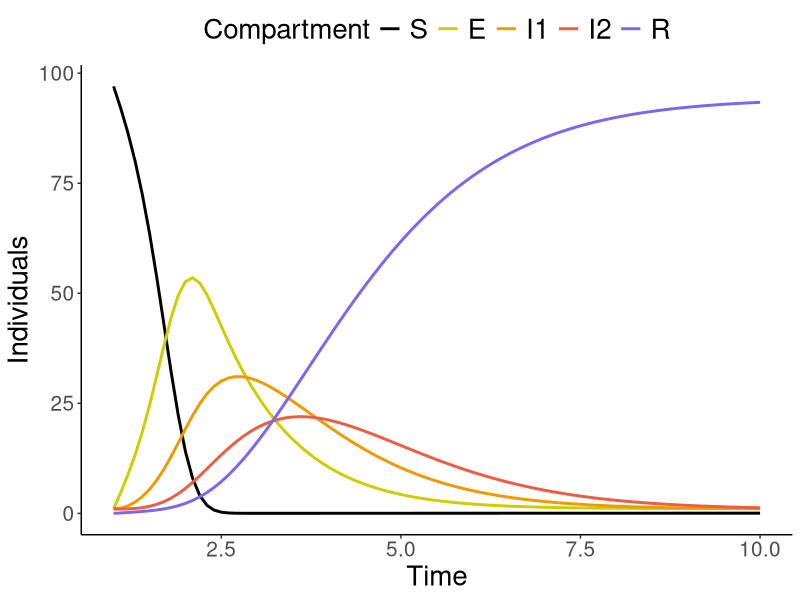
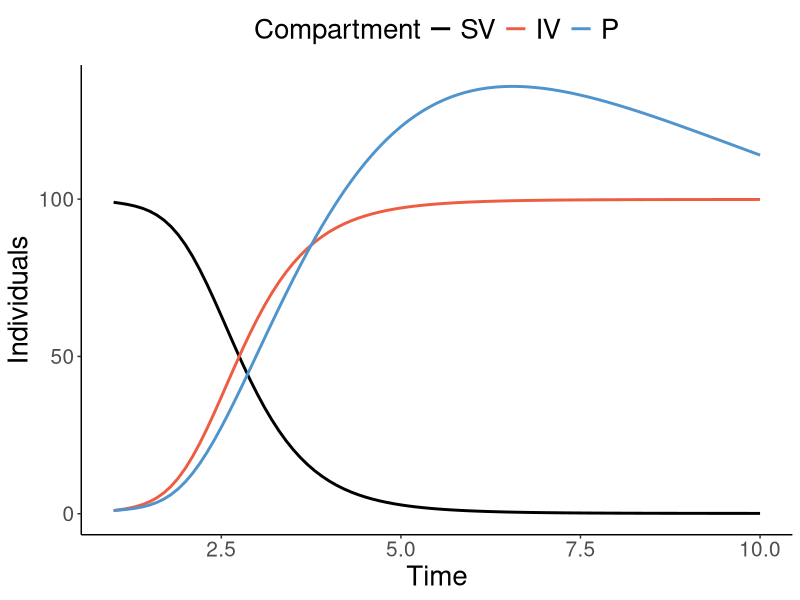
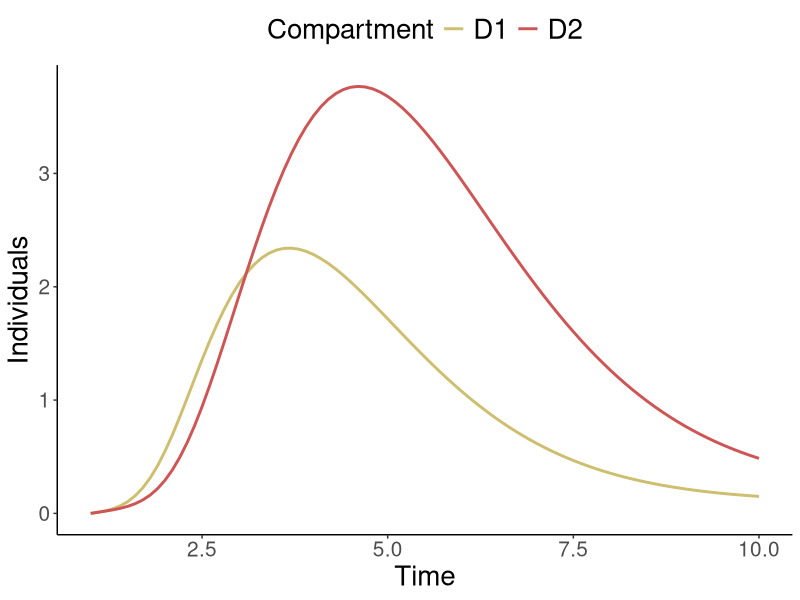
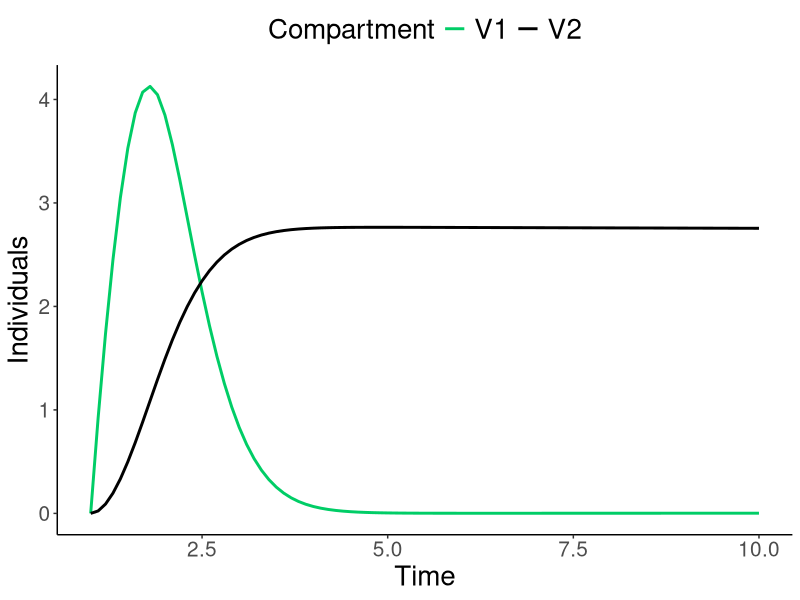
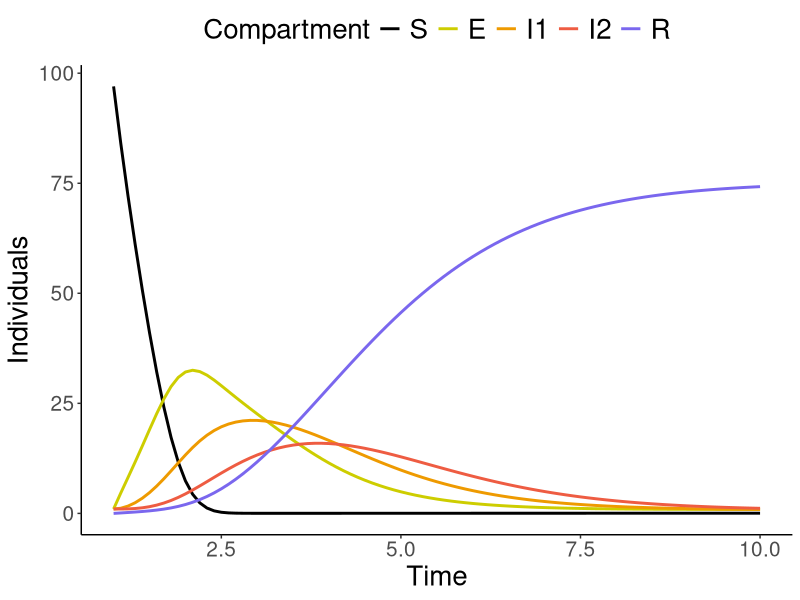
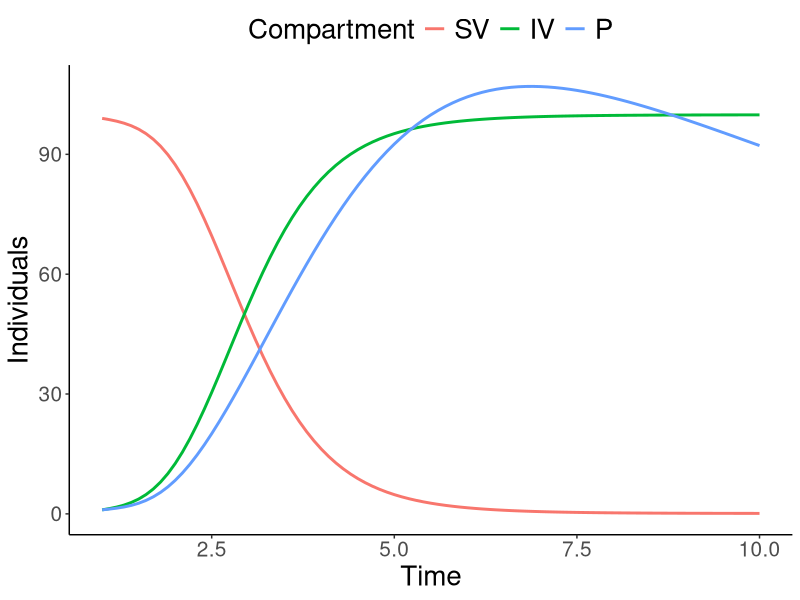
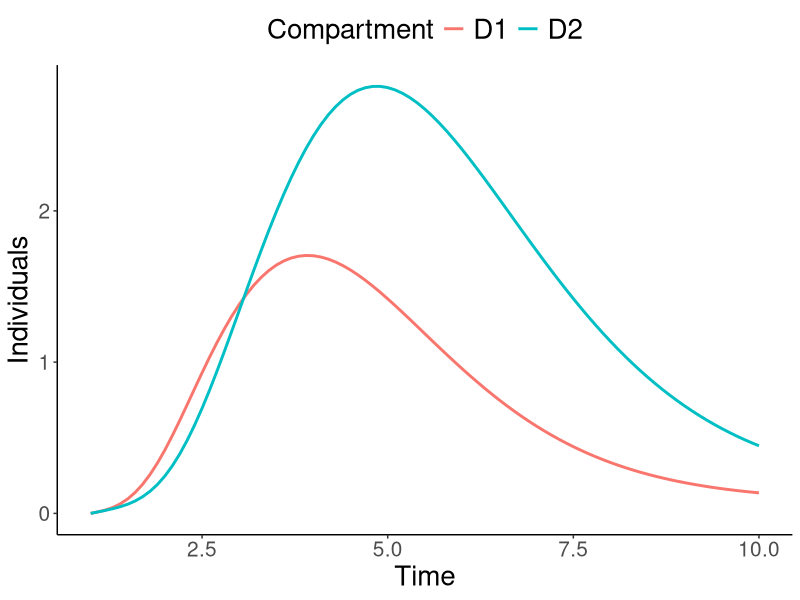
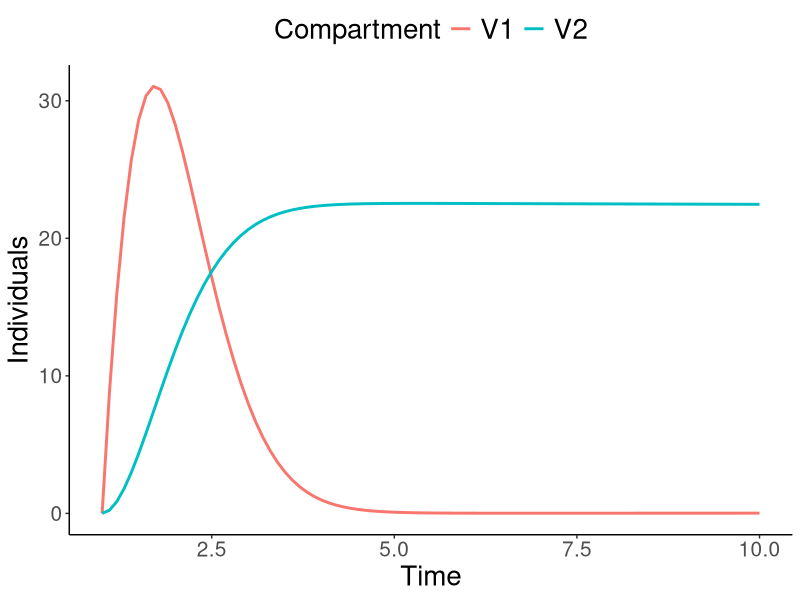

R code for these plots, in order:
## ---- chunk 1
library(ggplot2)
library(data.table)
library(tidyr)
library(pracma)
library(readr)
library(deSolve)
library(dplyr)

ggplot2::theme_set(ggplot2::theme_classic())
thm <- theme(axis.title=element_text(size=20),
        axis.text = element_text(size=15),
        legend.position = "top",
        legend.title = element_text(size = 20),
        legend.text = element_text(size = 20))
## ---- chunk 2
fictitous <- list(delta=0.15, mu=0.001, muI=0.001, fMuI2=1, alphaP=1, muP=0.1, deltaV=0.1, muV=0.001, a1=10, a2=1, a3=1,
                         a4=1, a5=0, a6=0, b6=00, a7=0.1, a8=0.5, a13=0.1, a16=0.1, a18=1, a19=0.01, e1=0.9, e2=1,
                         f14_3=1, f15_6=1, f17_4=1, fE=0, fI1=1, fI2=1, fD=1, fP=1, transHH=T, transHV=T, transVV=T, transVH=T, transPH=T)
ivFictitous <- c(S=97, E=1, I1=1, I2=1, R=0, V1=0, V2=0, D1=0, D2=0, SV=99, IV=1, P=1)

#alemneh2023 <- list(delta=96.2245, mu=0.00875, muI=0.125, fMuI2=1, alphaP=0.04, muP=0.08, deltaV=0, muV=0, a1=0, a2=0, a3=0,
#                         a4=0, a5=0.0009091, a6=0.14286, b6=0, a7=0.6, a8=0, a13=0, a16=0, a18=0, a19=0, e1=0.9999997, e2=0,
#                         f14_3=1, f15_6=1, f17_4=1, fE=0, fI1=1, fI2=1, fD=1, fP=0.57199, transHH=T, transHV=F, transVV=F, transVH=F, transPH=F) #values taken from [Alemneh2023Hindawi]
#ivAlemneh2023 <- 0

measlesPakistan <- list(delta=260479, mu=0.00125, muI=0, fMuI2=1, alphaP=0, muP=0, deltaV=0, muV=0, a1=36.812, a2=0.92373, a3=0,
                         a4=0, a5=0, a6=9.3408, b6=0, a7=0.58306, a8=0, a13=0, a16=0, a18=0, a19=0, e1=0.97, e2=0,
                         f14_3=1, f15_6=1, f17_4=1, fE=0, fI1=1, fI2=1, fD=1, fP=0, transHH=T, transHV=F, transVV=F, transVH=F, transPH=0) #values taken from [Memon2020]
ivMeaslesPakistan <- c(S=230000000, E=0, I1=237, I2=0, R=0, V1=0, V2=0, D1=0, D2=0, SV=0, IV=0, P=0)

#varicellaHu <-list(delta=100000, mu=0.01, muI=0.001, fMuI2=1, alphaP=0, muP=0, deltaV=0, muV=0, a1=768.94, a2=26, a3=0,
#                         a4=0, a5=0, a6=52, b6=0, a7=0, a8=0, a13=0, a16=0, a18=0, a19=0, e1=0, e2=0,
#                         f14_3=1, f15_6=1, f17_4=1, fE=0, fI1=1, fI2=1, fD=1, fP=0, transHH=T, transHV=F, transVV=F, transVH=F, transPH=F) #values taken from [Karsai2019]
#ivVaricellaHu <- c(S=10000000, E=0, I1=40, I2=0, R=0, V1=0, V2=0, D1=0, D2=0, SV=0, IV=0, P=0)

#parameters <- list(delta=0, mu=0, muI=0.001, fMuI2=1, alphaP=1, muP=1, deltaV=0, muV=0, a1=10, a2=2, a3=2,
#                         a4=2, a5=0, a6=0, b6=0.001, a7=0, a8=0, a13=0, a16=0, a18=0, a19=0, e1=0, e2=0,
#                         f14_3=1, f15_6=1, f17_4=1, fE=0, fI1=1, fI2=1, fD=1, fP=0.57199, transHH=T, transHV=F, transVV=F, transVH=F, transPH=T)
#parameters <- c(S=100, E=1, I1=1, I2=1, R=0, V1=0, V2=0, D1=0, D2=0, SV=100, IV=1, P=1)


## ---- chunk 3
fconst <- function(t){
  return(1)
}

model <- function(t, x, parameters, f=fconst){
    
    S <- x[1]
    E <- x[2]
    I1 <- x[3]
    I2 <- x[4]
    R <- x[5]
    V1 <- x[6]
    V2 <- x[7]
    D1 <- x[8]  
    D2 <- x[9]
    SV <- x[10]
    IV <- x[11]
    P <- x[12]
    
    f1 <- f(t)
    e1 <- parameters$e1
    e2 <- parameters$e2
    f14_3 <- parameters$f14_3
    f15_6 <- parameters$f15_6
    f17_4 <- parameters$f17_4
    fE <- parameters$fE
    fI1 <- parameters$fI1
    fI2 <- parameters$fI2
    fD <- parameters$fD
    fP <- parameters$fP
    fMuI2 <- parameters$fMuI2
    
    delta <- parameters$delta
    mu <- parameters$mu
    muI <- parameters$muI
    muI1 <- muI + mu
    muI2 <- fMuI2 * muI + mu
    deltaV <- parameters$deltaV
    muV <- parameters$muV
    alphaP <- parameters$alphaP
    muP <- parameters$muP
    a1 <- parameters$a1
    a2 <- parameters$a2
    a3 <- parameters$a3
    a4 <- parameters$a4
    a5 <- parameters$a5
    a6 <- parameters$a6
    b6 <- parameters$b6
    a7 <- parameters$a7
    a8 <- parameters$a8
    a9 <- (1-e2)*a1
    a10 <- (1-e1)*a1
    a11 <- (1-e1)*a5
    a12 <- (1-e2)*a5
    a13 <- parameters$a13
    a14 <- f14_3*a3
    a15 <- f15_6*a6
    a16 <- parameters$a16
    a17 <- f17_4*a4
    a18 <- parameters$a18
    a19 <- parameters$a19
    transHH <- parameters$transHH
    transHV <- parameters$transHV
    transVV <- parameters$transVV
    transVH <- parameters$transVH
    transPH <- parameters$transPH
    
    N <- S+E+I1+I2+R+V1+V2+D1+D2 #total human population N
    infH <- fE*E+fI1*I1+fI2*I2+fD*(fI1*D1+fI2*D2) #infective Population infH weighted by relative infectivities fE, FI1, fI2, fD
    phiH <- max(0,infH/N, na.rm = T)
    NV <- SV+IV #total vector population
    phiV <- max(0,IV/NV, na.rm = T)
    phiP <- max(0,fP*P/N, na.rm = T)
    
    #model code
    dSdt <- delta + a19*R - a1*(transHH*phiH+transVH*phiV+transPH*phiP)*S - a5*S*(transHH*phiH+transVH*phiV+transPH*phiP) - a7*S - mu*S
    dEdt <- a1*S*(transHH*phiH+transVH*phiV+transPH*phiP) + a10*V1*(transHH*phiH+transVH*phiV+transPH*phiP) + a9*V2*(transHH*phiH+transVH*phiV+transPH*phiP) - a2*E - mu*E
    dI1dt <- a2*E + a5*S*(transHH*phiH+transVH*phiV+transPH*phiP) + a11*V1*(transHH*phiH+transVH*phiV+transPH*phiP) + a12*V2*(transHH*phiH+transVH*phiV+transPH*phiP) - (a3+a6+a13)*I1 + b6*R  - (muI1)*I1
    dI2dt <- a3*I1 - (a4+a16)*I2 - (muI2)*I2
    dRdt <- a4*I2 + a6*I1 + a15*D1 + a17*D2 - b6*R - a19*R - mu*R
    dV1dt <- a7*S - a8*V1 - (a10+a11)*V1*(transHH*phiH+transVH*phiV+transPH*phiP) - mu*V1
    dV2dt <- a8*V1 - (a9+a12)*V2*(transHH*phiH+transVH*phiV+transPH*phiP) - mu*V2
    dD1dt <- a13*I1 -(a14+a15)*D1 - (muI1)*D1
    dD2dt <- a14*D1 + a16*I2 - a17*D2 - (muI2)*D2
    dSVdt <- deltaV - a18*SV*(transHV*phiH + transVV*phiV) - muV*SV
    dIVdt <- a18*SV*(transHV*phiH + transVV*phiV) - muV*IV
    dPdt <- alphaP*infH - muP*P

    
    #return list of diffs
    list(c(dSdt, dEdt, dI1dt, dI2dt, dRdt, dV1dt, dV2dt, dD1dt, dD2dt, dSVdt, dIVdt, dPdt))
  }
## ---- chunk 4
R0HH <- function(p){
  f1 <- fconst(t)
    e1 <- p$e1
    e2 <- p$e2
    f14_3 <- p$f14_3
    f15_6 <- p$f15_6
    f17_4 <- p$f17_4
    fE <- p$fE
    fI1 <- p$fI1
    fI2 <- p$fI2
    fD <- p$fD
    fP <- p$fP
    fMuI2 <- p$fMuI2    
    delta <- p$delta
    mu <- p$mu
    muI <- p$muI
    muI1 <- muI + mu
    muI2 <- fMuI2 * muI + mu
    deltaV <- p$deltaV
    muV <- p$muV
    alphaP <- p$alphaP
    muP <- p$muP
    a1 <- p$a1
    a2 <- p$a2
    a3 <- p$a3
    a4 <- p$a4
    a5 <- p$a5
    a6 <- p$a6
    b6 <- p$b6
    a7 <- p$a7
    a8 <- p$a8
    a9 <- (1-e2)*a1
    a10 <- (1-e1)*a1
    a11 <- (1-e1)*a5
    a12 <- (1-e2)*a5
    a13 <- p$a13
    a14 <- f14_3*a3
    a15 <- f15_6*a6
    a16 <- p$a16
    a17 <- f17_4*a4
    a18 <- p$a18
    a19 <- p$a19
    
A <- (a1*mu*(a8+mu)+a7*a10*mu+a7*a8*a9)/((a7+mu)*(a8+mu))
C <- (fE/(a2+mu)) + ((fI1*a2)/((a2+mu)*(a3+a6+a13+muI1))) + ((fD*fI1*a2*a13)/((a2+mu)*(a3+a6+a13+muI1)*(a14+a15+muI1))) + ((fD*fI2*a2*((a3*a16*(a14+a15+muI1))+(a13*a14*(a4+a16+muI2))))/((a2+mu)*(a3+a6+a13+muI1)*(a4+a16+muI2)*(a14+a15+muI1)*(a17+muI2)))
R0 <- A*C

return(R0)
}
## ---- chunk 5
parameters <- fictitous
initials <- ivFictitous


simulation <- as.data.table(
  ode(func = model,
      y = initials,
      times = seq(1, 10, 0.1),
      parms = parameters)
)

df <- gather(simulation, key = Compartment, value = count, c("S", "E", "I1", "I2","R"))
df$Compartment <- factor(df$Compartment, levels = c("S", "E", "I1", "I2","R"))
ggplot(df, aes(x = time, y=count, group=Compartment, color=Compartment)) + geom_line(size=1) + labs(x = "Time", y = "Individuals", color="Compartment") + thm + scale_color_manual(values = c("black","yellow3","orange2","tomato2","slateblue2"))
df <- gather(simulation, key = Compartment, value = count, c("SV", "IV", "P"))
df$Compartment <- factor(df$Compartment, levels = c("SV", "IV", "P"))
ggplot(df, aes(x = time, y=count, group=Compartment, color=Compartment)) + geom_line(size=1) + labs(x = "Time", y = "Individuals", color="Compartment") + thm + scale_color_manual(values = c("black","tomato2","steelblue3"))
df <- gather(simulation, key = Compartment, value = count, c("D1", "D2"))
df$Compartment <- factor(df$Compartment, levels = c("D1", "D2"))
ggplot(df, aes(x = time, y=count, group=Compartment, color=Compartment)) + geom_line(size=1) + labs(x = "Time", y = "Individuals", color="Compartment") + thm + scale_color_manual(values = c("lightgoldenrod3","indianred3"))
df <- gather(simulation, key = Compartment, value = count, c("V1", "V2"))
df$Compartment <- factor(df$Compartment, levels = c("V1", "V2"))
ggplot(df, aes(x = time, y=count, group=Compartment, color=Compartment)) + geom_line(size=1) + labs(x = "Time", y = "Individuals", color="Compartment") + thm  + scale_color_manual(values = c("springgreen3","black"))

## ---- chunk 6
parameters <- fictitous
initials <- ivFictitous
parameters$a7 <- 1

simulation <- as.data.table(
  ode(func = model,
      y = initials,
      times = seq(1, 10, 0.1),
      parms = parameters)
)

df <- gather(simulation, key = Compartment, value = count, c("S", "E", "I1", "I2","R"))
df$Compartment <- factor(df$Compartment, levels = c("S", "E", "I1", "I2","R"))
ggplot(df, aes(x = time, y=count, group=Compartment, color=Compartment)) + geom_line(size=1) + labs(x = "Time", y = "Individuals", color="Compartment") + thm + scale_color_manual(values = c("black","yellow3","orange2","tomato2","slateblue2"))
df <- gather(simulation, key = Compartment, value = count, c("SV", "IV", "P"))
df$Compartment <- factor(df$Compartment, levels = c("SV", "IV", "P"))
ggplot(df, aes(x = time, y=count, group=Compartment, color=Compartment)) + geom_line(size=1) + labs(x = "Time", y = "Individuals", color="Compartment") + thm
df <- gather(simulation, key = Compartment, value = count, c("D1", "D2"))
df$Compartment <- factor(df$Compartment, levels = c("D1", "D2"))
ggplot(df, aes(x = time, y=count, group=Compartment, color=Compartment)) + geom_line(size=1) + labs(x = "Time", y = "Individuals", color="Compartment") + thm
df <- gather(simulation, key = Compartment, value = count, c("V1", "V2"))
df$Compartment <- factor(df$Compartment, levels = c("V1", "V2"))
ggplot(df, aes(x = time, y=count, group=Compartment, color=Compartment)) + geom_line(size=1) + labs(x = "Time", y = "Individuals", color="Compartment") + thm
## ---- chunk 7
parameters <- fictitous
initials <- ivFictitous
parameters$fD <- 0
parameters$a13 <- 1
parameters$a16 <- 1

simulation <- as.data.table(
  ode(func = model,
      y = initials,
      times = seq(1, 10, 0.1),
      parms = parameters)
)

df <- gather(simulation, key = Compartment, value = count, c("S", "E", "I1", "I2","R"))
df$Compartment <- factor(df$Compartment, levels = c("S", "E", "I1", "I2","R"))
ggplot(df, aes(x = time, y=count, group=Compartment, color=Compartment)) + geom_line(size=1) + labs(x = "Time", y = "Individuals", color="Compartment") + thm + scale_color_manual(values = c("black","yellow3","orange2","tomato2","slateblue2"))
df <- gather(simulation, key = Compartment, value = count, c("SV", "IV", "P"))
df$Compartment <- factor(df$Compartment, levels = c("SV", "IV", "P"))
ggplot(df, aes(x = time, y=count, group=Compartment, color=Compartment)) + geom_line(size=1) + labs(x = "Time", y = "Individuals", color="Compartment") + thm
df <- gather(simulation, key = Compartment, value = count, c("D1", "D2"))
df$Compartment <- factor(df$Compartment, levels = c("D1", "D2"))
ggplot(df, aes(x = time, y=count, group=Compartment, color=Compartment)) + geom_line(size=1) + labs(x = "Time", y = "Individuals", color="Compartment") + thm
df <- gather(simulation, key = Compartment, value = count, c("V1", "V2"))
df$Compartment <- factor(df$Compartment, levels = c("V1", "V2"))
ggplot(df, aes(x = time, y=count, group=Compartment, color=Compartment)) + geom_line(size=1) + labs(x = "Time", y = "Individuals", color="Compartment") + thm
## ---- chunk 8
parameters <- fictitous
initials <- ivFictitous
parameters$transHV <- 0
parameters$transVH <- 0
parameters$transVV <- 0
parameters$transPH <- 0
parameters$alphaP <- 0

simulation <- as.data.table(
  ode(func = model,
      y = initials,
      times = seq(1, 10, 0.1),
      parms = parameters)
)

df <- gather(simulation, key = Compartment, value = count, c("S", "E", "I1", "I2","R"))
df$Compartment <- factor(df$Compartment, levels = c("S", "E", "I1", "I2","R"))
ggplot(df, aes(x = time, y=count, group=Compartment, color=Compartment)) + geom_line(size=1) + labs(x = "Time", y = "Individuals", color="Compartment") + thm + scale_color_manual(values = c("black","yellow3","orange2","tomato2","slateblue2"))
df <- gather(simulation, key = Compartment, value = count, c("SV", "IV", "P"))
df$Compartment <- factor(df$Compartment, levels = c("SV", "IV", "P"))
ggplot(df, aes(x = time, y=count, group=Compartment, color=Compartment)) + geom_line(size=1) + labs(x = "Time", y = "Individuals", color="Compartment") + thm
df <- gather(simulation, key = Compartment, value = count, c("D1", "D2"))
df$Compartment <- factor(df$Compartment, levels = c("D1", "D2"))
ggplot(df, aes(x = time, y=count, group=Compartment, color=Compartment)) + geom_line(size=1) + labs(x = "Time", y = "Individuals", color="Compartment") + thm
df <- gather(simulation, key = Compartment, value = count, c("V1", "V2"))
df$Compartment <- factor(df$Compartment, levels = c("V1", "V2"))
ggplot(df, aes(x = time, y=count, group=Compartment, color=Compartment)) + geom_line(size=1) + labs(x = "Time", y = "Individuals", color="Compartment") + thm

R0 <- R0HH(parameters)
print(paste0("R_0=",R0))
## ---- chunk 9
parameters <- fictitous
initials <- ivFictitous
parameters$transHH <- 0

simulation <- as.data.table(
  ode(func = model,
      y = initials,
      times = seq(1, 10, 0.1),
      parms = parameters)
)

df <- gather(simulation, key = Compartment, value = count, c("S", "E", "I1", "I2","R"))
df$Compartment <- factor(df$Compartment, levels = c("S", "E", "I1", "I2","R"))
ggplot(df, aes(x = time, y=count, group=Compartment, color=Compartment)) + geom_line(size=1) + labs(x = "Time", y = "Individuals", color="Compartment") + thm + scale_color_manual(values = c("black","yellow3","orange2","tomato2","slateblue2"))
df <- gather(simulation, key = Compartment, value = count, c("SV", "IV", "P"))
df$Compartment <- factor(df$Compartment, levels = c("SV", "IV", "P"))
ggplot(df, aes(x = time, y=count, group=Compartment, color=Compartment)) + geom_line(size=1) + labs(x = "Time", y = "Individuals", color="Compartment") + thm
df <- gather(simulation, key = Compartment, value = count, c("D1", "D2"))
df$Compartment <- factor(df$Compartment, levels = c("D1", "D2"))
ggplot(df, aes(x = time, y=count, group=Compartment, color=Compartment)) + geom_line(size=1) + labs(x = "Time", y = "Individuals", color="Compartment") + thm
df <- gather(simulation, key = Compartment, value = count, c("V1", "V2"))
df$Compartment <- factor(df$Compartment, levels = c("V1", "V2"))
ggplot(df, aes(x = time, y=count, group=Compartment, color=Compartment)) + geom_line(size=1) + labs(x = "Time", y = "Individuals", color="Compartment") + thm
## ---- chunk 10
parameters <- fictitous
initials <- ivFictitous
parameters$transHH <- 0
parameters$transHV <- 0
parameters$transPH <- 0
parameters$alphaP <- 0

simulation <- as.data.table(
  ode(func = model,
      y = initials,
      times = seq(1, 10, 0.1),
      parms = parameters)
)

df <- gather(simulation, key = Compartment, value = count, c("S", "E", "I1", "I2","R"))
df$Compartment <- factor(df$Compartment, levels = c("S", "E", "I1", "I2","R"))
ggplot(df, aes(x = time, y=count, group=Compartment, color=Compartment)) + geom_line(size=1) + labs(x = "Time", y = "Individuals", color="Compartment") + thm + scale_color_manual(values = c("black","yellow3","orange2","tomato2","slateblue2"))
df <- gather(simulation, key = Compartment, value = count, c("SV", "IV", "P"))
df$Compartment <- factor(df$Compartment, levels = c("SV", "IV", "P"))
ggplot(df, aes(x = time, y=count, group=Compartment, color=Compartment)) + geom_line(size=1) + labs(x = "Time", y = "Individuals", color="Compartment") + thm
df <- gather(simulation, key = Compartment, value = count, c("D1", "D2"))
df$Compartment <- factor(df$Compartment, levels = c("D1", "D2"))
ggplot(df, aes(x = time, y=count, group=Compartment, color=Compartment)) + geom_line(size=1) + labs(x = "Time", y = "Individuals", color="Compartment") + thm
df <- gather(simulation, key = Compartment, value = count, c("V1", "V2"))
df$Compartment <- factor(df$Compartment, levels = c("V1", "V2"))
ggplot(df, aes(x = time, y=count, group=Compartment, color=Compartment)) + geom_line(size=1) + labs(x = "Time", y = "Individuals", color="Compartment") + thm

print(paste0("R_0=",parameters$a18/parameters$muV))
## ---- chunk 11
parameters <- measlesPakistan
initials <- ivMeaslesPakistan

simulation <- as.data.table(
  ode(func = model,
      y = initials,
      times = seq(1, 12, 0.1),
      parms = parameters)
)

df <- gather(simulation, key = Compartment, value = count, c("E", "I1", "I2","R"))
df$Compartment <- factor(df$Compartment, levels = c("E", "I1", "I2","R"))
ggplot(df, aes(x = time, y=count, group=Compartment, color=Compartment)) + geom_line(size=1) + labs(x = "Month", y = "Individuals", color="Compartment") + thm + scale_color_manual(values = c("yellow3","orange2","tomato2","slateblue2"))
df <- gather(simulation, key = Compartment, value = count, c("SV", "IV", "P"))
df$Compartment <- factor(df$Compartment, levels = c("SV", "IV", "P"))
ggplot(df, aes(x = time, y=count, group=Compartment, color=Compartment)) + geom_line(size=1) + labs(x = "Month", y = "Individuals", color="Compartment") + thm
df <- gather(simulation, key = Compartment, value = count, c("D1", "D2"))
df$Compartment <- factor(df$Compartment, levels = c("D1", "D2"))
ggplot(df, aes(x = time, y=count, group=Compartment, color=Compartment)) + geom_line(size=1) + labs(x = "Month", y = "Individuals", color="Compartment") + thm
df <- gather(simulation, key = Compartment, value = count, c("V1", "V2"))
df$Compartment <- factor(df$Compartment, levels = c("V1", "V2"))
ggplot(df, aes(x = time, y=count, group=Compartment, color=Compartment)) + geom_line(size=1) + labs(x = "Month", y = "Individuals", color="Compartment") + thm + scale_color_manual(values = c("springgreen3","black"))


R0 <- R0HH(parameters)
print(paste0("R_0=",R0))
## ---- chunk 12
parameters <- measlesPakistan
initials <- ivMeaslesPakistan

parameters$a7 <- 0

simulation <- as.data.table(
  ode(func = model,
      y = initials,
      times = seq(1, 12, 0.1),
      parms = parameters)
)

df <- gather(simulation, key = Compartment, value = count, c("S","E", "I1", "I2","R"))
df$Compartment <- factor(df$Compartment, levels = c("S", "E", "I1", "I2","R"))
ggplot(df, aes(x = time, y=count, group=Compartment, color=Compartment)) + geom_line(size=1) + labs(x = "Month", y = "Individuals", color="Compartment") + thm + scale_color_manual(values = c("black","yellow3","orange2","tomato2","slateblue2"))
df <- gather(simulation, key = Compartment, value = count, c("SV", "IV", "P"))
df$Compartment <- factor(df$Compartment, levels = c("SV", "IV", "P"))
ggplot(df, aes(x = time, y=count, group=Compartment, color=Compartment)) + geom_line(size=1) + labs(x = "Month", y = "Individuals", color="Compartment") + thm
df <- gather(simulation, key = Compartment, value = count, c("D1", "D2"))
df$Compartment <- factor(df$Compartment, levels = c("D1", "D2"))
ggplot(df, aes(x = time, y=count, group=Compartment, color=Compartment)) + geom_line(size=1) + labs(x = "Month", y = "Individuals", color="Compartment") + thm
df <- gather(simulation, key = Compartment, value = count, c("V1", "V2"))
df$Compartment <- factor(df$Compartment, levels = c("V1", "V2"))
ggplot(df, aes(x = time, y=count, group=Compartment, color=Compartment)) + geom_line(size=1) + geom_line(y=0, color="springgreen3", size=1) + labs(x = "Month", y = "Individuals", color="Compartment") + thm + scale_color_manual(values = c("springgreen3","black"))


R0 <- R0HH(parameters)
print(paste0("R_0=",R0))
